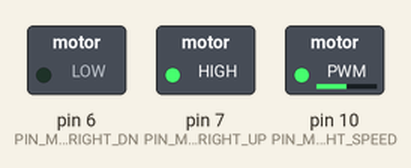
Recording of a sketch running on a simulated Arduino Uno, built with avr-gcc and run on an emulated ATmega328P. Parts: switched loads named in the sketch (green lamp = pin HIGH).

Above: at 0.1 s.
Timing chart, 0 to 1.6 s (numbered marks = the images above):
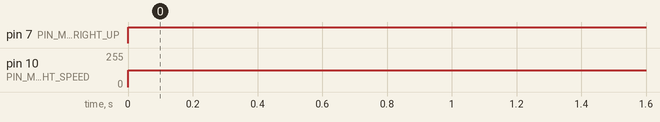

Measured:
- by itself, pin 7 (PIN_MOTOR_RIGHT_UP): LOW → HIGH at 0.00 s
- by itself, pin 10 (PIN_MOTOR_RIGHT_SPEED): 0/255 → 127/255 at 0.00 s

The sketch:

WheelsTest2.ino
```cpp
/* определяем пины управления правым мотором */
#define PIN_MOTOR_RIGHT_UP 7
#define PIN_MOTOR_RIGHT_DN 6
#define PIN_MOTOR_RIGHT_SPEED 10


unsigned char RightMotor[3] =
  {PIN_MOTOR_RIGHT_UP, PIN_MOTOR_RIGHT_DN, PIN_MOTOR_RIGHT_SPEED};

void setup() {
  pinMode (PIN_MOTOR_RIGHT_UP, OUTPUT);
  pinMode (PIN_MOTOR_RIGHT_DN, OUTPUT);
  Serial.begin(9600);
}

void loop() {
  Wheel (RightMotor, 50);
}


void Wheel (unsigned char * motor, int v)
{
  if (v>100) v=100;
  if (v<-100) v=-100;
  if (v>0) {
    digitalWrite(motor[0], HIGH);
    digitalWrite(motor[1], LOW);
    analogWrite(motor[2], v*2.55);
  }
  else if (v<0) {
    digitalWrite(motor[0], LOW);
    digitalWrite(motor[1], HIGH);
    analogWrite(motor[2], (-v)*2.55);
  }
  else {
    digitalWrite(motor[0], LOW);
    digitalWrite(motor[1], LOW);
    analogWrite(motor[2], 0);
  }
}
```
